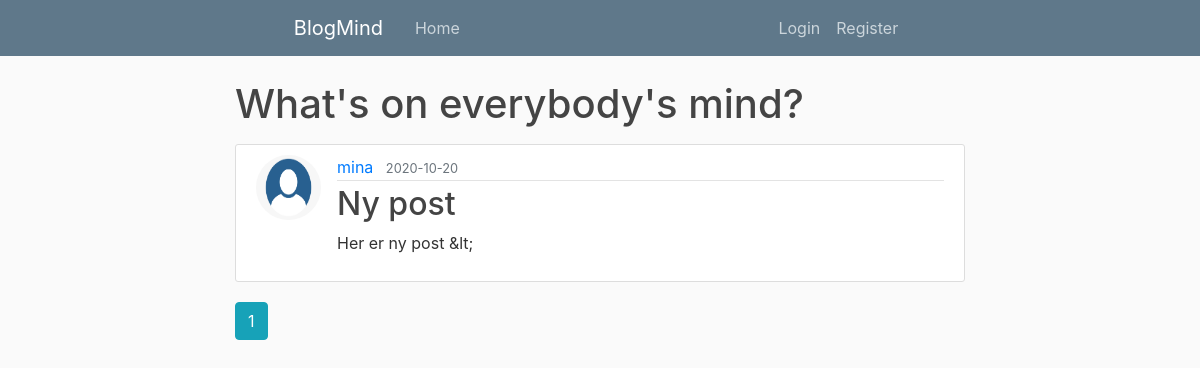
Page /home on the earlier database version.
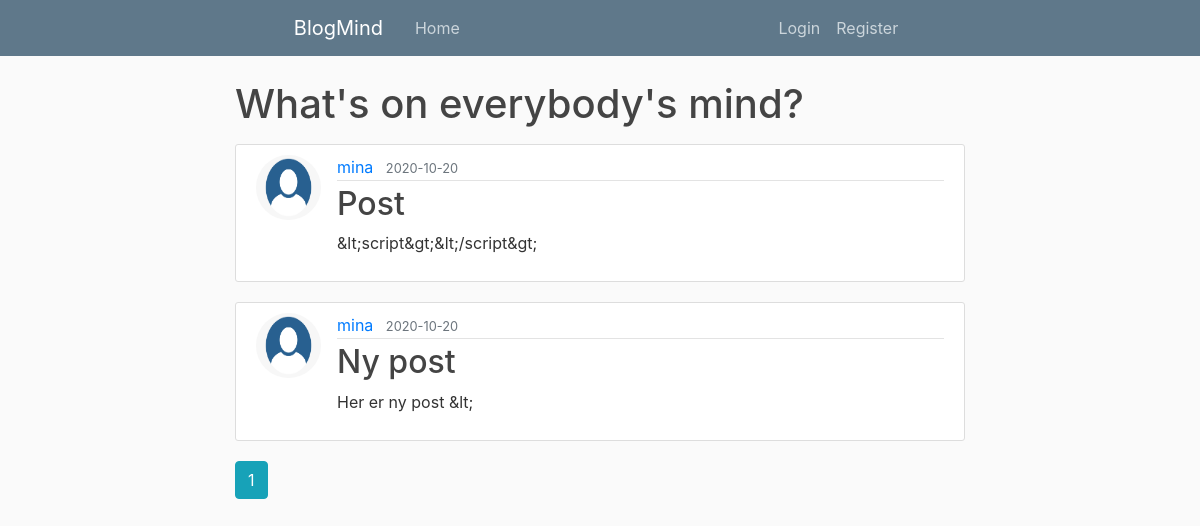
Same page on the later database version.
### photomind/models.py (models this page shows, shortened)
class Post(db.Model):
    id = db.Column(db.Integer, primary_key=True)
    title = db.Column(db.String(100), nullable=False)
    date_posted = db.Column(db.DateTime, nullable=False, default=datetime.utcnow)
    content = db.Column(db.Text, nullable=False)
    user_id = db.Column(db.Integer, db.ForeignKey('user.id'), nullable=False)

class User(db.Model, UserMixin):
    id = db.Column(db.Integer, primary_key=True)
    username = db.Column(db.String(20), unique=True, nullable=False)
    email = db.Column(db.String(120), unique=True, nullable=False)
    image_file = db.Column(db.String(20), nullable=False, default='default.jpg')
    password = db.Column(db.String(60), nullable=False)
    question = db.Column(db.Integer, nullable=False)
    answer = db.Column(db.String(30), nullable=False)
    posts = db.relationship('Post', backref='author', lazy=True)
    last_login_at = db.Column(db.DateTime)
    last_login_ip = db.Column(db.String(100))
    active = db.Column(db.Boolean)
    role = db.Column(db.String(10), nullable=False, default='user')

### photomind/main/routes.py (the view)
@main.route("/")
@main.route("/home")
def home():
    page = request.args.get('page', 1, type=int)
    posts = Post.query.order_by(Post.date_posted.desc()).paginate(page=page, per_page=5)
    return render_template('home.html', posts=posts)

### photomind/templates/home.html
{% extends "layout.html" %}
{% block content %}
  <h1 class="mb-3">What's on everybody's mind? </h1>
    {% for post in posts.items %}
        <article class="media content-section">
          <img class="rounded-circle article-img" src="{{ url_for('static', filename='profile_pics/' + post.author.image_file) }}">
          <div class="media-body">
            <div class="article-metadata">
              <a class="mr-2" href="{{ url_for('users.user_posts', username=post.author.username) }}">{{ post.author.username }}</a>
              <small class="text-muted">{{ post.date_posted.strftime('%Y-%m-%d') }}</small>
            </div>
            <h2><a class="article-title" href="{{ url_for('posts.post', post_id=post.id) }}">{{ post.title }}</a></h2>
            <p class="article-content">{{ post.content }}</p>
          </div>
        </article>
    {% endfor %}
    {% for page_num in posts.iter_pages(left_edge=1, right_edge=1, left_current=1, right_current=2) %}
      {% if page_num %}
        {% if posts.page == page_num %}
          <a class="btn btn-info mb-4" href="{{ url_for('main.home', page=page_num) }}">{{ page_num }}</a>
        {% else %}
          <a class="btn btn-outline-info mb-4" href="{{ url_for('main.home', page=page_num) }}">{{ page_num }}</a>
        {% endif %}
      {% else %}
        ...
      {% endif %}
    {% endfor %}
{% endblock content %}

### photomind/templates/layout.html (shortened to what this page needs)
<!DOCTYPE html>
<html>
<head>
    <link rel="stylesheet" href="https://maxcdn.bootstrapcdn.com/bootstrap/4.0.0/css/bootstrap.min.css">
    <link rel="stylesheet" type="text/css" href="{{ url_for('static', filename='main.css') }}">
</head>
<body>
    <header class="site-header">
      <nav class="navbar navbar-expand-md navbar-dark bg-steel fixed-top">
        <div class="container" id="meny">
          <a class="navbar-brand mr-4" href="/">BlogMind</a>
          <div class="collapse navbar-collapse" id="navbarToggle">
            <div class="navbar-nav mr-auto">
              <a class="nav-item nav-link" href="{{ url_for('main.home') }}">Home</a>
            </div>
            <div class="navbar-nav">
              {% if current_user.is_authenticated %}
                <a class="nav-item nav-link" href="{{ url_for('posts.new_post') }}">New Post</a>
                <a class="nav-item nav-link" href="{{ url_for('users.account') }}">Account</a>
                <a class="nav-item nav-link" href="{{ url_for('users.logout') }}">Logout</a>
              {% else %}
                <a class="nav-item nav-link" href="{{ url_for('users.login') }}">Login</a>
                <a class="nav-item nav-link" href="{{ url_for('users.register') }}">Register</a>
              {% endif %}
            </div>
          </div>
        </div>
      </nav>
    </header>
    <main role="main" class="container">
      <div class="row">
        <div class="col-md-8">
          {% block content %}{% endblock %}
        </div>
      </div>
    </main>
</body>
</html>

### photomind/static/main.css (style rules this page uses)
body { background: #fafafa; color: #333333; margin-top: 5rem; }
h1, h2, h3, h4, h5, h6 { color: #444444; }
.bg-steel { background-color: #5f788a; }
.site-header .navbar-nav .nav-link { color: #cbd5db; }
.content-section { background: #ffffff; padding: 10px 20px; border: 1px solid #dddddd; border-radius: 3px; margin-bottom: 20px; }
.article-title { color: #444444; }
.article-content { white-space: pre-line; }
.article-img { height: 65px; width: 65px; margin-right: 16px; }
.article-metadata { padding-bottom: 1px; margin-bottom: 4px; border-bottom: 1px solid #e3e3e3 }
.col-md-8 { margin: auto; }
#meny { width: 55%; }

Differences in the rows shown:
added Post: image_file (placeholder picture), author.username "mina", date_posted "2020-10-20", title "Post", content "&lt;script&gt;&lt;/script&gt;"
